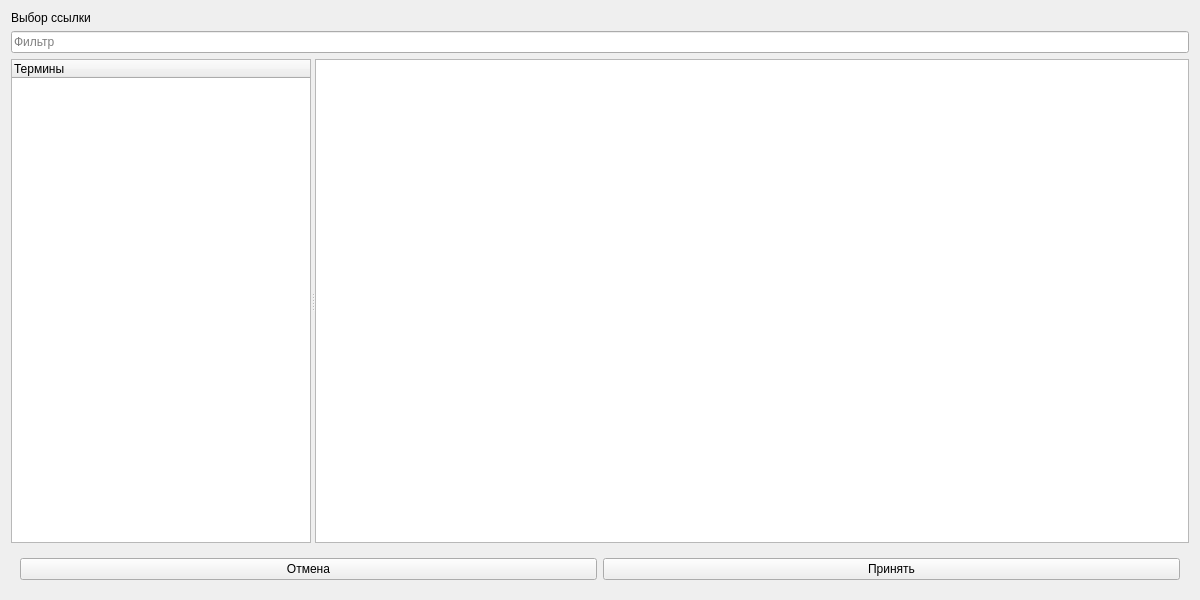
<?xml version="1.0" encoding="UTF-8"?>
<ui version="4.0">
 <class>select_link_dialog</class>
 <widget class="QWidget" name="select_link_dialog">
  <property name="geometry">
   <rect>
    <x>0</x>
    <y>0</y>
    <width>1200</width>
    <height>600</height>
   </rect>
  </property>
  <property name="minimumSize">
   <size>
    <width>1200</width>
    <height>600</height>
   </size>
  </property>
  <property name="windowTitle">
   <string>Выбор ссылки</string>
  </property>
  <layout class="QVBoxLayout" name="verticalLayout">
   <item>
    <widget class="QLabel" name="label">
     <property name="sizePolicy">
      <sizepolicy hsizetype="Preferred" vsizetype="Fixed">
       <horstretch>0</horstretch>
       <verstretch>0</verstretch>
      </sizepolicy>
     </property>
     <property name="text">
      <string>Выбор ссылки</string>
     </property>
    </widget>
   </item>
   <item>
    <widget class="QLineEdit" name="filterEdit">
     <property name="placeholderText">
      <string>Фильтр</string>
     </property>
    </widget>
   </item>
   <item>
    <widget class="QSplitter" name="splitter">
     <property name="orientation">
      <enum>Qt::Horizontal</enum>
     </property>
     <widget class="QTreeWidget" name="treeWidget">
      <property name="minimumSize">
       <size>
        <width>300</width>
        <height>0</height>
       </size>
      </property>
      <column>
       <property name="text">
        <string>Термины</string>
       </property>
      </column>
     </widget>
     <widget class="QTextEdit" name="textEdit">
      <property name="sizePolicy">
       <sizepolicy hsizetype="Expanding" vsizetype="Expanding">
        <horstretch>10</horstretch>
        <verstretch>0</verstretch>
       </sizepolicy>
      </property>
     </widget>
    </widget>
   </item>
   <item>
    <widget class="QWidget" name="horizontalWidget_2" native="true">
     <property name="sizePolicy">
      <sizepolicy hsizetype="Preferred" vsizetype="Fixed">
       <horstretch>0</horstretch>
       <verstretch>0</verstretch>
      </sizepolicy>
     </property>
     <layout class="QHBoxLayout" name="horizontalLayout_2">
      <item>
       <widget class="QPushButton" name="cancelBtn">
        <property name="text">
         <string>Отмена</string>
        </property>
       </widget>
      </item>
      <item>
       <widget class="QPushButton" name="AcceptBtn">
        <property name="text">
         <string>Принять</string>
        </property>
       </widget>
      </item>
     </layout>
    </widget>
   </item>
  </layout>
 </widget>
 <resources/>
 <connections/>
</ui>
